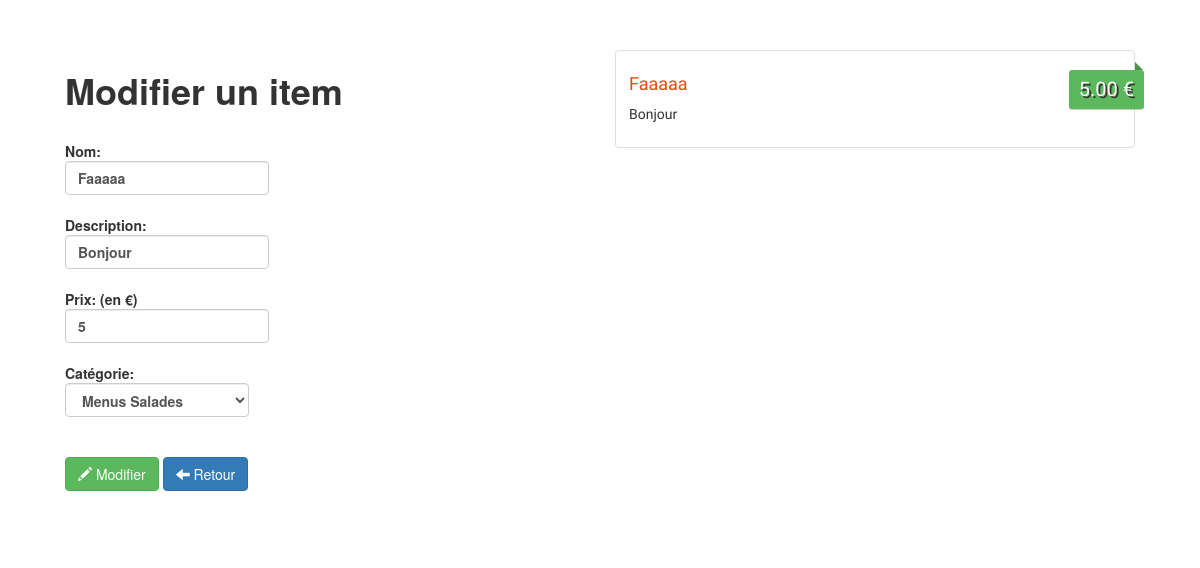
The app's page /admin/Menus/update.php?id=36 with its own data.
### tables this page shows
CREATE TABLE IF NOT EXISTS `items` (
  `id` int(11) NOT NULL AUTO_INCREMENT,
  `name` varchar(100) NOT NULL,
  `description` varchar(255) NOT NULL,
  `price` float NOT NULL,
  `image` varchar(255) NOT NULL,
  `category` int(11) NOT NULL,
  PRIMARY KEY (`id`),
  KEY `category` (`category`),
  KEY `id` (`id`)
);

### admin/Menus/update.php (the view, shortened to what this page needs)
<?php
    if(!empty($_GET['id']))
    {
        $id = checkInput($_GET['id']);
    }
        $db = Database::connect();
        $statement = $db->prepare("SELECT * FROM items where id = ?");
        $statement->execute(array($id));
        $item = $statement->fetch();
        $name           = $item['name'];
        $description    = $item['description'];
        $price          = $item['price'];
        $category       = $item['category'];
    function checkInput($data)
    {
      $data = trim($data);
      $data = stripslashes($data);
      $data = htmlspecialchars($data);
      return $data;
    }
?>
<!DOCTYPE html>
<html>
    <head>
        <link rel="stylesheet" href="https://maxcdn.bootstrapcdn.com/bootstrap/3.3.6/css/bootstrap.min.css">
        <link rel="stylesheet" href="../css/styles.css">
    </head>
    <body>
         <div class="container admin">
            <div class="row">
                <div class="col-sm-6">
                    <h1><strong>Modifier un item</strong></h1>
                    <br>
                    <form class="form" action="<?php echo 'update.php?id='.$id;?>" role="form" method="post" enctype="multipart/form-data">
                        <div class="form-group">
                            <label for="name">Nom:
                            <input type="text" class="form-control" id="name" name="name" placeholder="Nom" value="<?php echo $name;?>">
                        </div>
                        <div class="form-group">
                            <label for="description">Description:
                            <input type="text" class="form-control" id="description" name="description" placeholder="Description" value="<?php echo $description;?>">
                        </div>
                        <div class="form-group">
                        <label for="price">Prix: (en €)
                            <input type="number" step="0.01" class="form-control" id="price" name="price" placeholder="Prix" value="<?php echo $price;?>">
                        </div>
                        <div class="form-group">
                            <label for="category">Catégorie:
                            <select class="form-control" id="category" name="category">
                            <?php
                               $db = Database::connect();
                               foreach ($db->query('SELECT * FROM categories') as $row)
                               {
                                    if($row['id'] == $category)
                                        echo '<option selected="selected" value="'. $row['id'] .'">'. $row['name'] . '</option>';
                                    else
                                        echo '<option value="'. $row['id'] .'">'. $row['name'] . '</option>';;
                               }
                            ?>
                            </select>
                        </div>
                        <br>
                        <div class="form-actions">
                            <button type="submit" class="btn btn-success"><span class="glyphicon glyphicon-pencil"></span> Modifier</button>
                            <a class="btn btn-primary" href="gestion_menu.php"><span class="glyphicon glyphicon-arrow-left"></span> Retour</a>
                       </div>
                    </form>
                </div>
                <div class="col-sm-6 site">
                    <div class="thumbnail">
                        <div class="price"><?php echo number_format((float)$price, 2, '.', ''). ' €';?></div>
                          <div class="caption">
                            <h4><?php echo $name;?></h4>
                            <p><?php echo $description;?></p>
                    </div>
                </div>
            </div>
        </div>
    </body>
</html>

### css/styles.css (style rules this page uses)
body { background: url(../images/bg.png); }
.site { font-family: 'Holtwood One SC', sans-serif; }
.price { background: #5cb85c; box-shadow: 0 1px rgba(0,0,0,0.2); -moz-box-shadow: 0 1px rgba(0,0,0,0.2); -webkit-box-shadow: 0 1px rgba(0,0,0,0.2); color: #fff; text-shadow: 2px 2px #333; position: absolute; right: 6px; top: 20px; padding: 5px 10px; font-size: 20px; border-radius: 3px; }
.price:before { border: 4px solid transparent; border-bottom: 4px solid #4a934a; border-left: 4px solid #4a934a; content: ""; position: absolute; right: 1px; top: -8px; }
.caption > h4 { color: #e7480f; font-size: 18px; }
.admin { background: #fff; padding: 50px; border-radius: 10px; }

### records on screen
items: name "Faaaaa", description "Bonjour", price "5", price "5.00"

### other values on screen
form field category "Menus Salades"
